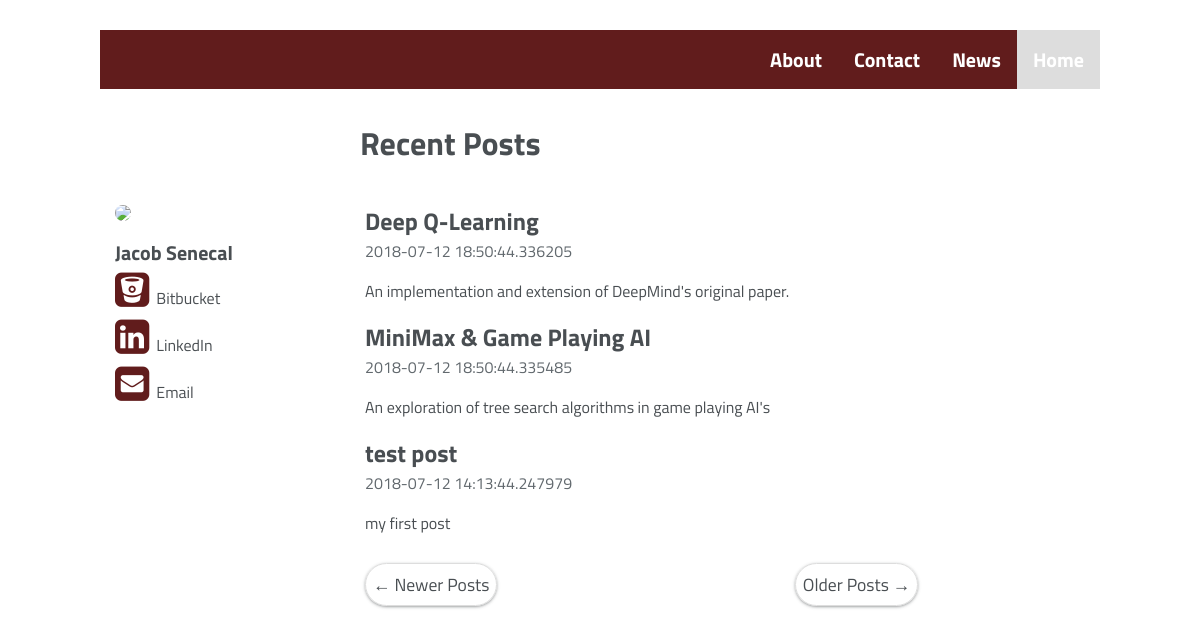
The page /index on the database as committed earlier.
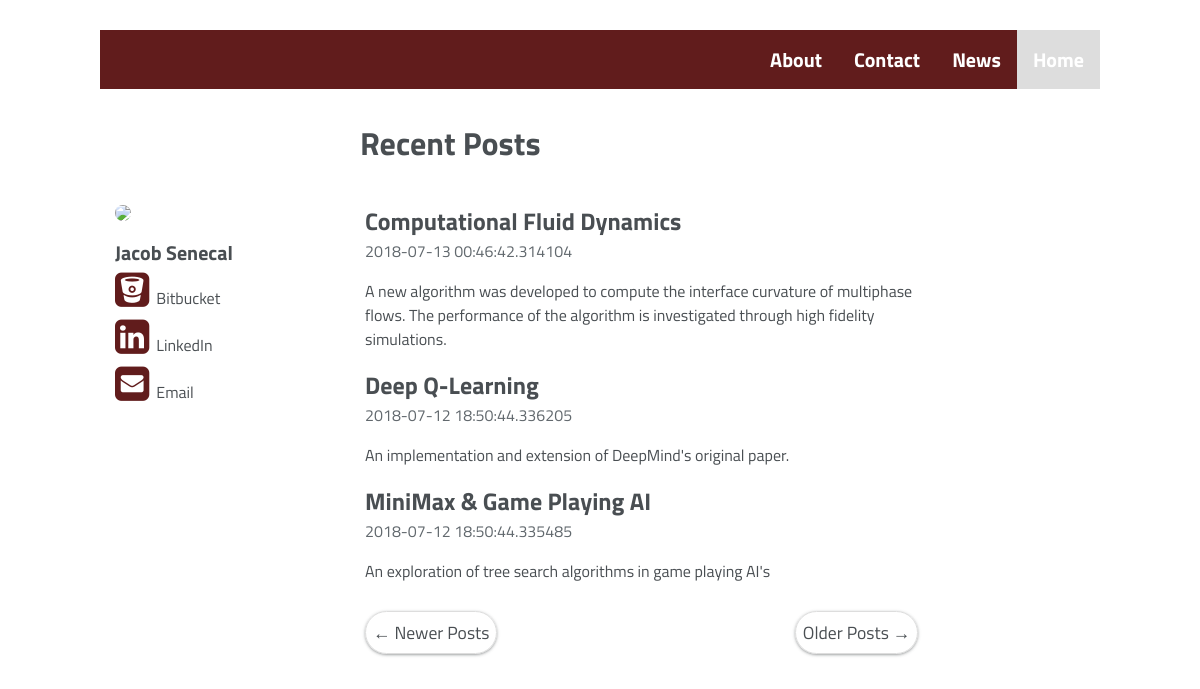
The same page on the database as committed later.
### app/models.py (models this page shows, shortened)
class Post(db.Model):
    id = db.Column(db.Integer, primary_key=True)
    body = db.Column(db.String(140))
    timestamp = db.Column(db.DateTime, index=True, default=datetime.utcnow)
    title = db.Column(db.String(140))
    link = db.Column(db.String(140))

### app/main/routes.py (the view)
@bp.route('/')
@bp.route('/index')
def index():
    page = request.args.get('page', 1, type=int)
    posts = Post.query.order_by(Post.timestamp.desc()).paginate(page, current_app.config['POSTS_PER_PAGE'], False)
    next_url = url_for('main.index', page=posts.next_num) if posts.has_next else None
    prev_url = url_for('main.index', page=posts.prev_num) if posts.has_prev else None
    return render_template('index.html', title='Home', posts=posts.items, next_url=next_url, prev_url=prev_url)

### app/templates/index.html
{% extends "base.html" %}
{% block app_content %}
    <h1 style="margin-left: 26%;">Recent Posts</h1>
    <div class="row">
        <div class="col-3">
            <div class="bio">
                <div class="author_avatar">
                    <img id="profile" class="author_avatar" src="{{ url_for('static', filename="img/prof_pic.jpg") }}">
                </div>
                <div class="author_desc">Jacob Senecal</div>
                <div class="author_urls_wrapper">
                    <ul class="author_urls social_icons">
                        <li> <a href="#"><i class="fa fa-bitbucket-square fa-2x" aria-hidden="true"></i>Bitbucket</a></li>
                        <li><a href="#"><i class="fa fa-linkedin-square" aria-hidden="true"></i>LinkedIn</a></li>
                        <li><a href="#"><i class="fa fa-envelope-square" aria-hidden="true"></i>Email</a></li>
                    </ul>
                </div>
            </div>
        </div>
        <div class="col-7">
            {% for post in posts %}
                {% include '_post.html' %}
            {% endfor %}
            <nav aria-label="...">
                <ul class="pager">
                    <li class="previous{% if not prev_url %} disabled{% endif %}">
                        <a href="{{ prev_url or '#' }}">
                            <span aria-hidden="true">&larr;</span> Newer Posts
                        </a>
                    </li>
                    <li class="next{% if not next_url %} disabled{% endif %}">
                        <a href="{{ next_url or '#' }}">
                            Older Posts <span aria-hidden="true">&rarr;</span>
                        </a>
                    </li>
                </ul>
            </nav>
        </div>
    </div>
{% endblock %}

### app/templates/base.html (shortened to what this page needs)
<!DOCTYPE html>
<html lang="en">
  <head>
    <link rel="stylesheet" href="https://cdnjs.cloudflare.com/ajax/libs/font-awesome/4.7.0/css/font-awesome.min.css">
    <link rel="stylesheet" href="{{ url_for('static', filename='css/main.css') }}">
  </head>
  <body>
    {% block navbar %}
        <div class="topnav" id="myTopnav">
            <a href="#home" class="active">Home</a>
            <a href="#news">News</a>
            <a href="#contact">Contact</a>
            <a href="#about">About</a>
        </div>
    {% endblock %}
    {% block content %}
        <div class="container">
            {% block app_content %}{% endblock %}
        </div>
    {% endblock %}
</body>
</html>

### app/templates/_post.html
<div class="post-head">
    <a href="#"><h2 class="post-title">{{ post.title }}</h2></a>
    <p class="post-date">{{ post.timestamp }}</p>
    <p class=post-desc>{{ post.body }}</p>
</div>

### app/static/css/main.css (style rules this page uses)
* { box-sizing: border-box; }
a { text-decoration: none; }
ul { list-style-type: none; }
.container { max-width: 1000px; margin: 0 auto; }
.row::after { content: ""; clear: both; display: table; }
[class*="col-"] { float: left; padding: 15px; }
.col-3 { width: 25%; }
.col-7 { width: 58.33%; }
body { margin: 0; font-family: 'Titillium Web', Helvetica, sans-serif; color: #494e52; }
.topnav { overflow: hidden; background-color: rgb(97, 28, 28); max-width: 1000px; margin: 30px auto; }
.topnav a { float: right; display: block; color: rgb(255, 255, 255); text-align: center; padding: 14px 16px; text-decoration: none; font-size: 20px; font-weight: bold; }
.active { background-color: #ddd; color: white; }
.author_urls { display: block; position: relative; margin: 0; padding: 0; border: 0; background: transparent; box-shadow: none; }
.author_urls_wrapper { vertical-align: middle; position: relative; }
.author_urls a { display: block; margin-bottom: 5px; padding-right: 5px; padding-top: 2px; color: inherit; font-size: 1em; text-decoration: none; }
.social_icons i { font-size: 40px; padding-right: 7px; color: rgb(97, 28, 28); }
#profile { width: 100%; max-width: 140px; border-radius: 50%; }
.author_desc { padding-top: 10px; font-size: 20px; font-weight: bold; color: #494e52; }
.post-title { color: #494e52; margin: 0; }
.post-date { color: #62696e; margin: 0; }
.pager a { border: 1px #ddd solid; border-radius: 24px; padding: 7px; color: #494e52; font-size: 1.1em; box-shadow: 0 1px 2px 0 rgba(60,64,67,0.302),0 1px 3px 1px rgba(60,64,67,0.149); }
.pager .previous { float: left; }
.pager .next { float: right; }
.pager { padding-left: 0; padding-top: 20px; }

Rows that differ between the two databases and show on the page:
no longer on this page (row unchanged): Post: title "test post", timestamp "2018-07-12 14:13:44.247979", body "my first post"
added Post: title "Computational Fluid Dynamics", timestamp "2018-07-13 00:46:42.314104", body "A new algorithm was developed to compute the interface curvature of multiphase flows. The performance of the algorithm is investigated through high fidelity simulations."
